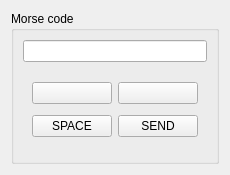
<?xml version="1.0" encoding="UTF-8"?>
<ui version="4.0">
 <class>MorseCode</class>
 <widget class="QWidget" name="MorseCode">
  <property name="geometry">
   <rect>
    <x>0</x>
    <y>0</y>
    <width>226</width>
    <height>175</height>
   </rect>
  </property>
  <property name="windowTitle">
   <string>Form</string>
  </property>
  <layout class="QVBoxLayout" name="verticalLayout">
   <item>
    <widget class="QGroupBox" name="groupBox">
     <property name="title">
      <string>Morse code</string>
     </property>
     <layout class="QVBoxLayout" name="verticalLayout_2">
      <item>
       <widget class="QLineEdit" name="lineEdit">
        <property name="sizePolicy">
         <sizepolicy hsizetype="Preferred" vsizetype="Fixed">
          <horstretch>0</horstretch>
          <verstretch>0</verstretch>
         </sizepolicy>
        </property>
        <property name="maxLength">
         <number>255</number>
        </property>
       </widget>
      </item>
      <item>
       <widget class="QWidget" name="widget" native="true">
        <layout class="QGridLayout" name="gridLayout">
         <item row="0" column="0">
          <widget class="QPushButton" name="pb_dash">
           <property name="sizePolicy">
            <sizepolicy hsizetype="Preferred" vsizetype="Fixed">
             <horstretch>0</horstretch>
             <verstretch>0</verstretch>
            </sizepolicy>
           </property>
           <property name="styleSheet">
            <string notr="true">image: url(:/icons/morse_dash.svg);</string>
           </property>
           <property name="text">
            <string/>
           </property>
          </widget>
         </item>
         <item row="0" column="1">
          <widget class="QPushButton" name="pb_dot">
           <property name="sizePolicy">
            <sizepolicy hsizetype="Preferred" vsizetype="Fixed">
             <horstretch>0</horstretch>
             <verstretch>0</verstretch>
            </sizepolicy>
           </property>
           <property name="styleSheet">
            <string notr="true">image: url(:/icons/morse_dot.svg);</string>
           </property>
           <property name="text">
            <string/>
           </property>
          </widget>
         </item>
         <item row="1" column="1">
          <widget class="QPushButton" name="pb_send">
           <property name="sizePolicy">
            <sizepolicy hsizetype="Preferred" vsizetype="Fixed">
             <horstretch>0</horstretch>
             <verstretch>0</verstretch>
            </sizepolicy>
           </property>
           <property name="text">
            <string>SEND</string>
           </property>
          </widget>
         </item>
         <item row="1" column="0">
          <widget class="QPushButton" name="pb_space">
           <property name="sizePolicy">
            <sizepolicy hsizetype="Preferred" vsizetype="Fixed">
             <horstretch>0</horstretch>
             <verstretch>0</verstretch>
            </sizepolicy>
           </property>
           <property name="text">
            <string>SPACE</string>
           </property>
          </widget>
         </item>
        </layout>
       </widget>
      </item>
     </layout>
    </widget>
   </item>
  </layout>
 </widget>
 <resources>
  <include location="../../src/Global/Constant/resources.qrc"/>
 </resources>
 <connections/>
</ui>
